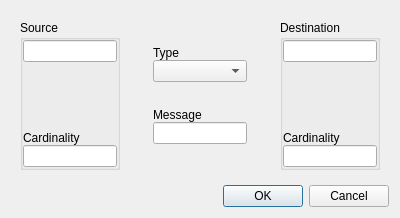
<?xml version="1.0" encoding="UTF-8"?>
<ui version="4.0">
 <class>RelationDialog</class>
 <widget class="QDialog" name="RelationDialog">
  <property name="geometry">
   <rect>
    <x>0</x>
    <y>0</y>
    <width>400</width>
    <height>218</height>
   </rect>
  </property>
  <property name="windowTitle">
   <string>Dialog</string>
  </property>
  <layout class="QVBoxLayout" name="verticalLayout">
   <item>
    <widget class="QWidget" name="widget" native="true">
     <layout class="QHBoxLayout" name="horizontalLayout">
      <item>
       <widget class="QGroupBox" name="groupBox">
        <property name="title">
         <string>Source</string>
        </property>
        <layout class="QVBoxLayout" name="verticalLayout_3">
         <property name="spacing">
          <number>0</number>
         </property>
         <property name="leftMargin">
          <number>0</number>
         </property>
         <property name="topMargin">
          <number>0</number>
         </property>
         <property name="rightMargin">
          <number>0</number>
         </property>
         <property name="bottomMargin">
          <number>0</number>
         </property>
         <item>
          <widget class="QLineEdit" name="srcLine">
           <property name="readOnly">
            <bool>true</bool>
           </property>
          </widget>
         </item>
         <item>
          <spacer name="verticalSpacer_2">
           <property name="orientation">
            <enum>Qt::Vertical</enum>
           </property>
           <property name="sizeHint" stdset="0">
            <size>
             <width>20</width>
             <height>40</height>
            </size>
           </property>
          </spacer>
         </item>
         <item>
          <widget class="QLabel" name="label">
           <property name="text">
            <string>Cardinality</string>
           </property>
          </widget>
         </item>
         <item>
          <widget class="QLineEdit" name="srcCrd"/>
         </item>
        </layout>
       </widget>
      </item>
      <item>
       <spacer name="horizontalSpacer">
        <property name="orientation">
         <enum>Qt::Horizontal</enum>
        </property>
        <property name="sizeHint" stdset="0">
         <size>
          <width>40</width>
          <height>20</height>
         </size>
        </property>
       </spacer>
      </item>
      <item>
       <widget class="QWidget" name="widget_3" native="true">
        <layout class="QVBoxLayout" name="verticalLayout_4">
         <property name="spacing">
          <number>0</number>
         </property>
         <property name="leftMargin">
          <number>0</number>
         </property>
         <property name="topMargin">
          <number>0</number>
         </property>
         <property name="rightMargin">
          <number>0</number>
         </property>
         <property name="bottomMargin">
          <number>0</number>
         </property>
         <item>
          <spacer name="verticalSpacer_5">
           <property name="orientation">
            <enum>Qt::Vertical</enum>
           </property>
           <property name="sizeHint" stdset="0">
            <size>
             <width>20</width>
             <height>40</height>
            </size>
           </property>
          </spacer>
         </item>
         <item>
          <widget class="QLabel" name="label_3">
           <property name="text">
            <string>Type</string>
           </property>
          </widget>
         </item>
         <item>
          <widget class="QComboBox" name="typeComboBox"/>
         </item>
         <item>
          <spacer name="verticalSpacer_4">
           <property name="orientation">
            <enum>Qt::Vertical</enum>
           </property>
           <property name="sizeHint" stdset="0">
            <size>
             <width>20</width>
             <height>40</height>
            </size>
           </property>
          </spacer>
         </item>
         <item>
          <widget class="QLabel" name="label_4">
           <property name="text">
            <string>Message</string>
           </property>
          </widget>
         </item>
         <item>
          <widget class="QLineEdit" name="messageText"/>
         </item>
         <item>
          <spacer name="verticalSpacer">
           <property name="orientation">
            <enum>Qt::Vertical</enum>
           </property>
           <property name="sizeHint" stdset="0">
            <size>
             <width>20</width>
             <height>40</height>
            </size>
           </property>
          </spacer>
         </item>
        </layout>
       </widget>
      </item>
      <item>
       <spacer name="horizontalSpacer_2">
        <property name="orientation">
         <enum>Qt::Horizontal</enum>
        </property>
        <property name="sizeHint" stdset="0">
         <size>
          <width>40</width>
          <height>20</height>
         </size>
        </property>
       </spacer>
      </item>
      <item>
       <widget class="QGroupBox" name="groupBox_2">
        <property name="title">
         <string>Destination</string>
        </property>
        <layout class="QVBoxLayout" name="verticalLayout_2">
         <property name="spacing">
          <number>0</number>
         </property>
         <property name="leftMargin">
          <number>0</number>
         </property>
         <property name="topMargin">
          <number>0</number>
         </property>
         <property name="rightMargin">
          <number>0</number>
         </property>
         <property name="bottomMargin">
          <number>0</number>
         </property>
         <item>
          <widget class="QLineEdit" name="dstLine">
           <property name="readOnly">
            <bool>true</bool>
           </property>
          </widget>
         </item>
         <item>
          <spacer name="verticalSpacer_3">
           <property name="orientation">
            <enum>Qt::Vertical</enum>
           </property>
           <property name="sizeHint" stdset="0">
            <size>
             <width>20</width>
             <height>40</height>
            </size>
           </property>
          </spacer>
         </item>
         <item>
          <widget class="QLabel" name="label_2">
           <property name="text">
            <string>Cardinality</string>
           </property>
          </widget>
         </item>
         <item>
          <widget class="QLineEdit" name="dstCrd"/>
         </item>
        </layout>
       </widget>
      </item>
     </layout>
    </widget>
   </item>
   <item>
    <widget class="QDialogButtonBox" name="buttonBox">
     <property name="orientation">
      <enum>Qt::Horizontal</enum>
     </property>
     <property name="standardButtons">
      <set>QDialogButtonBox::Cancel|QDialogButtonBox::Ok</set>
     </property>
    </widget>
   </item>
  </layout>
 </widget>
 <resources/>
 <connections>
  <connection>
   <sender>buttonBox</sender>
   <signal>accepted()</signal>
   <receiver>RelationDialog</receiver>
   <slot>accept()</slot>
   <hints>
    <hint type="sourcelabel">
     <x>248</x>
     <y>254</y>
    </hint>
    <hint type="destinationlabel">
     <x>157</x>
     <y>274</y>
    </hint>
   </hints>
  </connection>
  <connection>
   <sender>buttonBox</sender>
   <signal>rejected()</signal>
   <receiver>RelationDialog</receiver>
   <slot>reject()</slot>
   <hints>
    <hint type="sourcelabel">
     <x>316</x>
     <y>260</y>
    </hint>
    <hint type="destinationlabel">
     <x>286</x>
     <y>274</y>
    </hint>
   </hints>
  </connection>
 </connections>
</ui>
